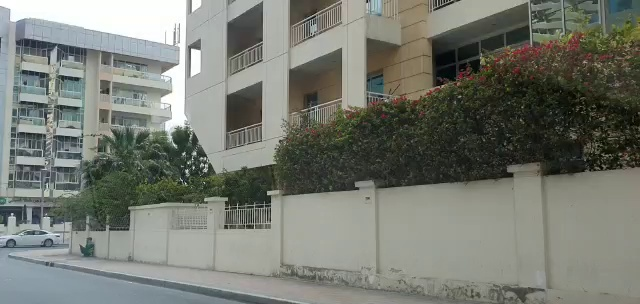
#> input picture CapstoneProject/Image_comparision/Gui/train10.jpg, 640 x 304 px; its folder holds only this picture in this run
$ python -i roi.py   (imports and definitions only)   (older library calls are emulated)
#> lines starting #> are read from the running program, lines starting #| are printed output that depends on the picture
from PIL import Image
import matplotlib.pyplot as plt
import cv2
import numpy as np
import glob
import os
import uuid
import argparse
from skimage.io import imread
from skimage.metrics import structural_similarity as ssim
from sklearn.metrics import jaccard_similarity_score


def resize_img(img_to_resize):
    img  = cv2.imread(img_to_resize)
    resized_img = cv2.resize(img , (524 , 480)) # w x h
    #grayscaled = cv2.cvtColor(resized_img,cv2.COLOR_BGR2GRAY)
    edges = cv2.Canny(resized_img,100,200)
    #final_img = remove_noise(edges)
    return edges


# [42 lines left out: functions middle_half, get_region, upper_half, lower_half, first_region, sec_region and 2 more, not called in this run]


def detect_features(img):
    img  = resize_img(img)
    orb = cv2.ORB_create(edgeThreshold = 4, scoreType=cv2.ORB_FAST_SCORE)
    #orb = cv2.ORB_create(100, 1.2, nlevels=9, edgeThreshold = 4, scoreType=cv2.ORB_FAST_SCORE)
    kp1, des1 = orb.detectAndCompute(img, None)
    keypoints_without_size = np.copy(img)
    new_img = cv2.drawKeypoints(img, kp1, keypoints_without_size, color = (0, 255, 0))
    return len(kp1)


# [127 lines left out: functions compare_features, look_for_features, structual_similarity, not called in this run]

>>> import cv2
>>> picture = cv2.imread('train10.jpg', cv2.IMREAD_GRAYSCALE)
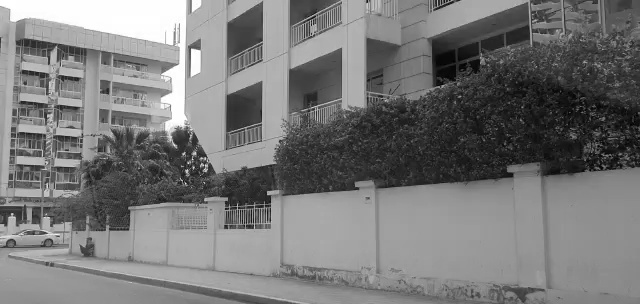
#> picture: shape (304, 640); min 0, max 255, mean 120
#> (the run stopped early here; a loop or call above may not have finished)
